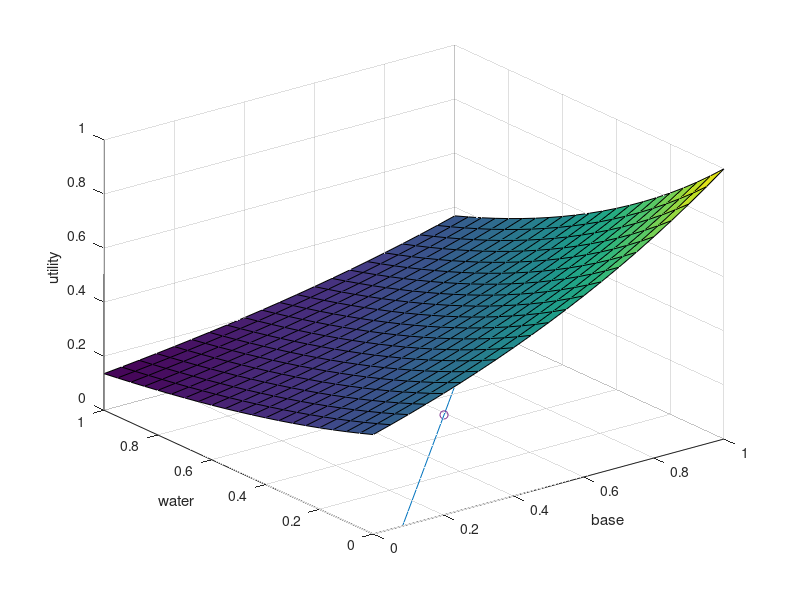

The MATLAB source for this figure: (Note: this script raises an error after producing the figure.)
clear all
hold off
%x = -10:0.5:10;
x = 0:0.05:1;
[X,Y] = meshgrid(x);
%Z = -(Y.^2)+(X*-Y) ;
%Z = exp((X+Y) - (X-Y).^2);
%Z = (abs(X)./abs(Y)) - ((X-Y).^3);
Z = exp((-X.*Y) - ((X-Y).^2)+1)/exp(1);
W = -(X.^2) + (X.*Y) - (Y.^2) +1;
u = 0.9;
%y = 0.5 * (x + sqrt((-4*u) - (3* (x.^2)) + 4));
%z = 0.5 * (x - sqrt((-4*u) - (3* (x.^2)) + 4));
%contour3(X,Y,Z,30)
%hold on
surf(X,Y,Z)
hold on
ylim([0,1])
%plot(x,y)
%plot(x,z)
xlabel('x')
ylabel('y')
zlabel('z')


%x^2+2*x*y+y^2=0;

%%
x = [0:1:100];
%y = [0:.7:300];
alpha = 0.3;
[X1,X2] = meshgrid(x, x);
for i =1:length(X1)
    for j=1:length(X1(1,:))
        Y1(i,j)=0;
        Y1(i,j) = i/j;
        if (Y1(i,j)<5)
            Y2(i,j) = 1;
        else
            Y2(i,j)= 0;
        end
    end

end

%surf(X1, X2, Y1)
%surf(X1,X2,Y2)
%%
x = 0:0.025:1;
[X,Y] = meshgrid(x);
Z = Y.*exp(-(X+0.3).^2-((Y).^2));
contour3(X,Y,Z,30)
xlabel('water')
ylabel('base')
zlabel('utility')
%%
x = 0:0.025:1;
[X,Y] = meshgrid(x);
Z = exp(-X+Y)./exp(1);
contour3(X,Y,Z,50)
xlabel('water')
ylabel('base')
zlabel('utility')
%%

%%%%%%%%%%%%%%% CODE FOR MIXBED %%%%%%%%%%%%%%%%%%%%%
hold off
clear all
x = 0:0.05:1;
[X,Y] = meshgrid(x);
Z = exp(X+Y)/exp(2);
W = exp(X+X)/exp(1);
normZ = Z - min(Z(:));
normZ = normZ ./ max(normZ(:)); % *
surf(X,Y,Z)
%contour3(X,Y,Z,50)

xlabel('acid')
ylabel('water')
zlabel('utility')


hold on
%[t1,t2] = meshgrid(x);
%t2 = t2+log(0.4415);
%z = 1.2 * ones(1,21);
%t3 = meshgrid(z);

%surf(t1,t2,t3)
base = 0.3;
water = 0.3;
scatter(base,water);
u = 0.4;
ylim([0 1])
plot(x, (-x-log(u)));
a = 0.5*(-(log(u))+base-water)
b = 0.5*(-(log(u))-base+water)
scatter(a,b)
%bod = [0.7;0.3];
%scatter(bod)
%plot(bod)
%%

%%%%% CODE FOR ANION %%%%%

hold off
clear all
x = 0:0.05:1;
[X,Y] = meshgrid(x);
Z = exp(X-Y)/exp(1);
surf(X,Y,Z)

xlabel('base')
ylabel('water')
zlabel('utility')

hold on

base = 0.4;
water = 0.7;
point = scatter(base,water);
u = 0.4;
ylim([0 1])
plot(x, (x-(log(u)+1)));
a = 0.5*(((log(u)+1))+base+water);
b = 0.5*(-((log(u)+1))+base+water);
prop = scatter(a,b);
%l = legend([point, prop],'prev proposal','Proposal by Anion');
%bod = [0.7;0.3];
%scatter(bod)
%plot(bod)

%%
clear all
hold off
x = 1:10;
y = 11:20;
z = x'*y;
c = randi(10,10);
sliceomatic(x,y,z,c)
%%
clear all
x = 0:0.05:1;
[X,Y,Z] = meshgrid(x, x, x);
c = exp(X+Y+Z)/exp(3);
surf(X(:,:,21),Y(:,:,21),c(:,:,21));
%sliceomatic1p0(c)
%%
clear all
x = 0:0.05:1;
plot(x,0.1./x)
xlim([0 1])
ylim([0 1])
%%
clear all
[x,y,z] = meshgrid(-2:.2:2, -2:.25:2, -2:.16:2);
v = x .* exp(-x.^2 - y.^2 - z.^2);
sliceomatic(v)
%%
x = 0:0.05:1;
[X,Y] = meshgrid(x);
Z = 0.5 * (-abs(X).^2+abs(Y).^2);
normZ = Z - min(Z(:));
normZ = normZ ./ max(normZ(:)); % *
contour3(X,Y,Z,50)
xlabel('water')
ylabel('base')
zlabel('utility')

%%
clear all
x = [0:.05:1];
[X1,X2] = meshgrid(x, x);
for i =1:length(X1)
    for j=1:length(X1(1,:))
        Y1(i,j)=0;
        Y1(i,j) = 0.1*log(i) /( 0.1*log(j));
        if (Y1(i,j)<1)
            Y2(i,j) = 1;
        else
            Y2(i,j)= 0;
        end
    end

end

surf(X1, X2, Y1)
%surf(X1,X2,Y2)
xlabel('x_1 or i')
ylabel('x_2 or j')
zlabel('utility')


%%
clear all
x = [-1:0.1:5];
plot(x, (0.5*log(x)) + 0.5*log(10));
%%
clear all
hold off
x = [0:0.05:1];
%y = x.^2;
plot(x,x-0.2)
hold on
plot(x, x+0.2);
ylim([0 1]);
%%

%%
clear all
x = [0:.05:1];
[X1,X2] = meshgrid(x, x);
for i =1:length(X1)
    for j=1:length(X1(1,:))
        Y1(i,j)=0;
        Y1(i,j) = 0.3*i - 0.4*j;
        if (Y1(i,j)<1)
            Y2(i,j) = 1;
        else
            Y2(i,j)= 0;
        end
    end

end

surf(X1, X2, Y1)
%surf(X1,X2,Y2)
xlabel('x_1 or i')
ylabel('x_2 or j')
zlabel('utility')


%%
clear all
hold off
x = -0.5:0.05:1;
[X,Y] = meshgrid(x);
Z = exp(-X+Y)/exp(1);
%Z = 0.5 * (-abs(X).^2+abs(Y).^2);
%normZ = Z - min(Z(:));
%normZ = normZ ./ max(normZ(:)); % *
contour3(X,Y,Z,50)
xlabel('water')
ylabel('base')
%zlabel('utility')
hold on

water = 0.25;
base = 0.5;
%scatter(water,base);
u = 0.99;
ylim([0 1])
xlim([-0.5 1])

plot(x, (x+(log(u)+1)));
plot(x,-x+((log(u)+1)));
a = 0.5*(-(log(u)+1)+water+base)
b = 0.5*((log(u)+1)+water+base)
points = [water, a;base, b];
scatter(points(1,:), points(2,:))
%bod = [0.7;0.3];
%scatter(bod)
%plot(bod)
%%
%clear all
u = 0.99;
z = 0.5;
t = 0.2;
Q1 = [z; z+(log(u)+1)];
Q2 = [t; t+(log(u)+1)];
P = [0.25; 0.5];
a = 0.05;
b = 1.04;
X3 = [0.25,0.5;a,b];
d2 = pdist(X3,'euclidean')
sqrt((0.25-a)^2+(0.5-b)^2)
% Ax+By+X = 0; (m,n)
% d = Am+Bn+C / sqrt(A^2 + B^2)
d3 = (0.25-0.5+(log(u)+1))/(sqrt(2))
%%
clear all
hold off
x = 0:0.05:1;
[X,Y] = meshgrid(x);
Z = exp(-X+Y)/exp(1);
%Z = 0.5 * (-abs(X).^2+abs(Y).^2);
%normZ = Z - min(Z(:));
%normZ = normZ ./ max(normZ(:)); % *
contour3(X,Y,Z,50)
xlabel('water')
ylabel('base')
%zlabel('utility')
hold on

water = 0.25;
base = 0.5;
%scatter(water,base);
u = 0.99;
ylim([0 1])
xlim([-0.5 1])

plot(x, (x+(log(u)+1)));
plot(x,-x+((log(u)+1)));
a = 0.5*(-(log(u)+1)+water+base)
b = 0.5*((log(u)+1)+water+base)
points = [water, a;base, b];
scatter(points(1,:), points(2,:))
%bod = [0.7;0.3];
%scatter(bod)
%plot(bod)
%%
%clear all
u = 0.99;
z = 0.5;
t = 0.2;
Q1 = [z; z+(log(u)+1)];
Q2 = [t; t+(log(u)+1)];
P = [0.25; 0.5];
a = 0.05;
b = 1.04;
X3 = [0.25,0.5;a,b];
d2 = pdist(X3,'euclidean')
sqrt((0.25-a)^2+(0.5-b)^2)
% Ax+By+X = 0; (m,n)
% d = Am+Bn+C / sqrt(A^2 + B^2)
d3 = (0.25-0.5+(log(u)+1))/(sqrt(2))
%%
clear all
hold off
x = 0:0.05:1;
u=0.8;
[X,Y] = meshgrid(x);
Z = -X-Y+(log(u)+3);
surf(X,Y,Z)
x = 0.25;
y = 0.3;
z = 0.2;
hold on
scatter3(x,y,z)
a = (x*(log(u)+3))/3;
b = (y*-(log(u)+3))/3;
c = (z*-(log(u)+3))/3;
scatter3(a,b,c)
xlabel('x')
ylabel('y')
zlabel('z')
%%
clear all
hold off
x = 0:0.05:1;
u=1;
[X,Y] = meshgrid(x);
Z = -X-Y +(log(u)+3);
surf(X,Y,Z)
x = 0.25;
y = 0.3;
z = 0.4;
hold on
T = X+Y;
%surf(X,Y,T)
scatter3(x,y,z)
a = x + ((log(u)+3-(x+y+z))/(3));
b = y + ((log(u)+3-(x+y+z))/(3));
c = z + ((log(u)+3-(x+y+z))/(3));
scatter3(a,b,c)
acid=0.8148148148148149;
base=1.3703703703703705;
water=0.8148148148148149;
scatter3(acid, base, water)
xlabel('x')
ylabel('y')
zlabel('z')


